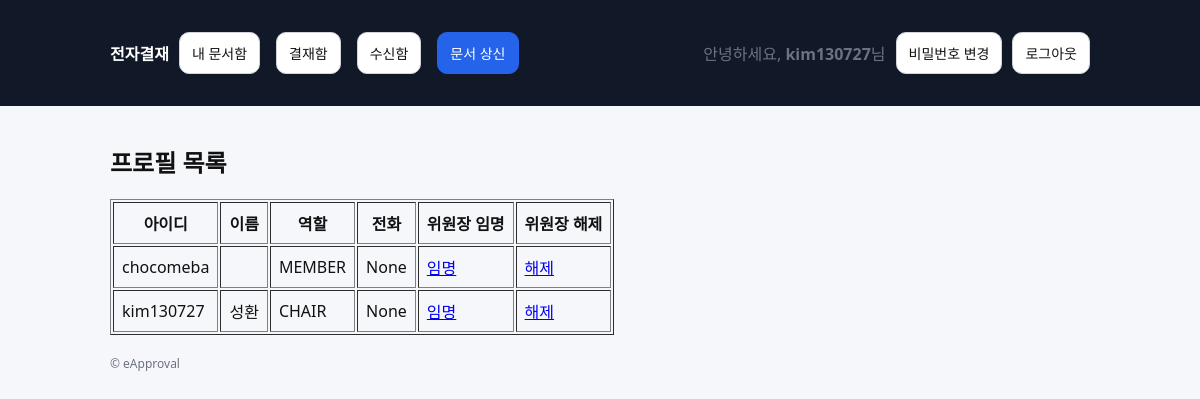
The page /accounts/profiles/ (signed in) on the database its author committed.
### accounts/models.py (models this page shows, shortened)
class Profile(models.Model):
    ROLE_MEMBER = "MEMBER"
    ROLE_CHAIR = "CHAIR"
    ROLE_CHOICES = [
        (ROLE_MEMBER, "일반회원"),
        (ROLE_CHAIR, "위원장"),
    ]
    user = models.OneToOneField(settings.AUTH_USER_MODEL, on_delete=models.CASCADE)
    full_name = models.CharField(max_length=150, blank=True, default="")
    phone = models.CharField(max_length=20, blank=True, null=True)
    role = models.CharField(max_length=20, choices=ROLE_CHOICES, default=ROLE_MEMBER)

### accounts/views.py (the view)
# urls.py: path("profiles/", profile_list, name="profile_list"),
@staff_required
def profile_list(request):
    profiles = Profile.objects.select_related("user").order_by("user__username")
    return render(request, "approvals/profile_list.html", {"profiles": profiles})

### accounts/views.py (called while the page is built)
def is_staff_user(user) -> bool:
    return bool(user and user.is_authenticated and user.is_staff)

### approvals/templates/approvals/profile_list.html
{% extends "base.html" %}
{% block content %}
<h2>프로필 목록</h2>
<table border="1" cellpadding="8">
  <thead>
    <tr>
      <th>아이디</th>
      <th>이름</th>
      <th>역할</th>
      <th>전화</th>
      <th>위원장 임명</th>
      <th>위원장 해제</th>
    </tr>
  </thead>
  <tbody>
    {% for p in profiles %}
    <tr>
      <td>{{ p.user.username }}</td>
      <td>{{ p.user.first_name }}</td>
      <td>{{ p.role }}</td>
      <td>{{ p.phone }}</td>
      <td><a href="{% url 'accounts:appoint_chair' p.id %}">임명</a></td>
      <td><a href="{% url 'accounts:demote_chair' p.id %}">해제</a></td>
    </tr>
    {% endfor %}
  </tbody>
</table>
{% endblock %}

### templates/base.html (shortened to what this page needs)
<!doctype html>
<html lang="ko">
<head>
</head>
<body>
  <header>
    <div class="wrap">
      <nav>
        <a href="{% url 'approvals:home' %}"><strong>전자결재</strong></a>
        <a class="btn" href="{% url 'approvals:doc_list' %}">내 문서함</a>
        <a class="btn" href="{% url 'approvals:inbox' %}">결재함</a>
        <a class="btn" href="{% url 'approvals:received' %}">수신함</a>
        <a class="btn btn-primary" href="{% url 'approvals:doc_create' %}">문서 상신</a>
        {% if user.is_authenticated %}
          <span class="muted">안녕하세요, <strong>{{ user.username }}</strong>님</span>
          <a class="btn" href="{% url 'accounts:password_change' %}">비밀번호 변경</a>
          <form method="post" action="{% url 'accounts:logout' %}" style="display:inline;">
            <button class="btn" type="submit">로그아웃</button>
          </form>
        {% else %}
          <a class="btn" href="{% url 'accounts:login' %}">로그인</a>
          <a class="btn btn-primary" href="{% url 'accounts:signup' %}">회원가입</a>
        {% endif %}
      </nav>
    </div>
  </header>
  <main class="wrap">
    {% block content %}{% endblock %}
    <footer class="muted">
      <div>© eApproval</div>
    </footer>
  </main>
</body>
</html>

### templates/base.html (style rules this page uses)
body { font-family: system-ui, -apple-system, Segoe UI, Roboto, "Noto Sans KR", Arial, sans-serif; margin:0; background:#f6f7fb; color:#111; }
header { background:#111827; color:#fff; padding:14px 18px; }
header a { color:#fff; text-decoration:none; }
.wrap { max-width: 980px; margin: 0 auto; padding: 18px; }
nav { display:flex; gap:10px; flex-wrap:wrap; align-items:center; }
.btn { display:inline-block; padding:10px 12px; border-radius:10px; border:1px solid #d1d5db; background:#fff; text-decoration:none; color:#111; font-size:14px; }
.btn-primary { background:#2563eb; border-color:#2563eb; color:#fff; }
.btn + .btn { margin-left: 6px; }
.muted { color:#6b7280; }
footer { padding: 20px 0; color:#6b7280; font-size:12px; }

### rows shown on the page
Profile: user.username "chocomeba", role "MEMBER", phone "None"
Profile: user.username "kim130727", user.first_name "성환", role "CHAIR", phone "None"

### other values the page prints
{{ user.username }} "kim130727"
